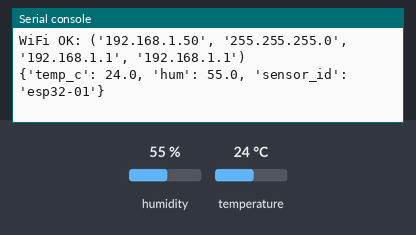
The program below on a simulated ESP32 board running MicroPython. Shown: the last lines printed to the serial console. The inputs (shaded band) are chosen by the test bench; at power-on: humidity 55 %, temperature 24 °C. WiFi joins after 1.5 s; no MQTT or app messages arrive unless stated.

Above: at 2.7 s.
2.8 s: humidity set to 22 %
At 12.6 s:
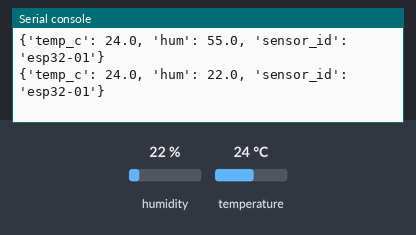
12.9 s: temperature set to 12 °C
At 22.7 s:
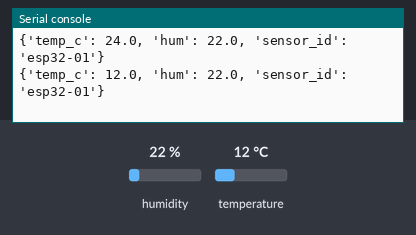
23.0 s: humidity set to 40 %
At 33.4 s:
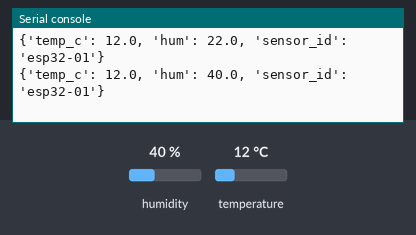
Timing chart, 0 to 34.9 s (numbered marks = the images above; inputs shaded):
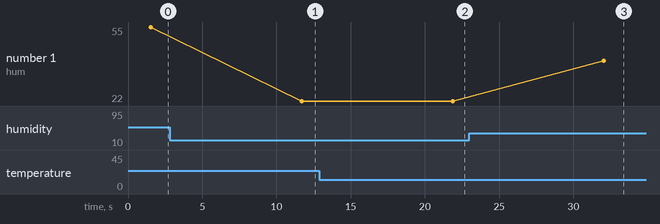

The program:

Wifi_Connection_Config.py
```python
import network, time, json
from machine import Pin
import dht
try:
    from umqtt.simple import MQTTClient
except:
    MQTTClient = None  # por si aún no copiaste la lib

SSID = "<Wifi Name>"
PWD  = "<Wifi Password>"
MQTT_HOST = "192.168.1.50"
SENSOR_ID = "esp32-01"

def wifi_connect():
    wlan = network.WLAN(network.STA_IF)
    wlan.active(True)
    if not wlan.isconnected():
        wlan.connect(SSID, PWD)
        while not wlan.isconnected():
            time.sleep(0.3)
    print("WiFi OK:", wlan.ifconfig())

def run():
    wifi_connect()
    sensor = dht.DHT22(Pin(4))
    client = MQTTClient(SENSOR_ID, MQTT_HOST) if MQTTClient else None

    while True:
        sensor.measure()
        payload = {
            "temp_c": round(sensor.temperature(), 2),
            "hum": round(sensor.humidity(), 2),
            "sensor_id": SENSOR_ID
        }
        print(payload)
        if client:
            try:
                client.connect()
                client.publish(b"home/lab/dht22", json.dumps(payload).encode())
                client.disconnect()
            except Exception as e:
                print("MQTT err:", e)
        time.sleep(10)

run()
```

Measured:
- after the input at 2.8 s, the serial console: prints a new line after 8.9 s (image 1)
- after the input at 12.9 s, the serial console: prints a new line after 9.0 s (image 2)
- after the input at 23.0 s, the serial console: prints a new line after 9.0 s (image 3)
- plotted number 1: 55 → 22 after the input at 2.8 s, 22 → 40 after the input at 23.0 s
